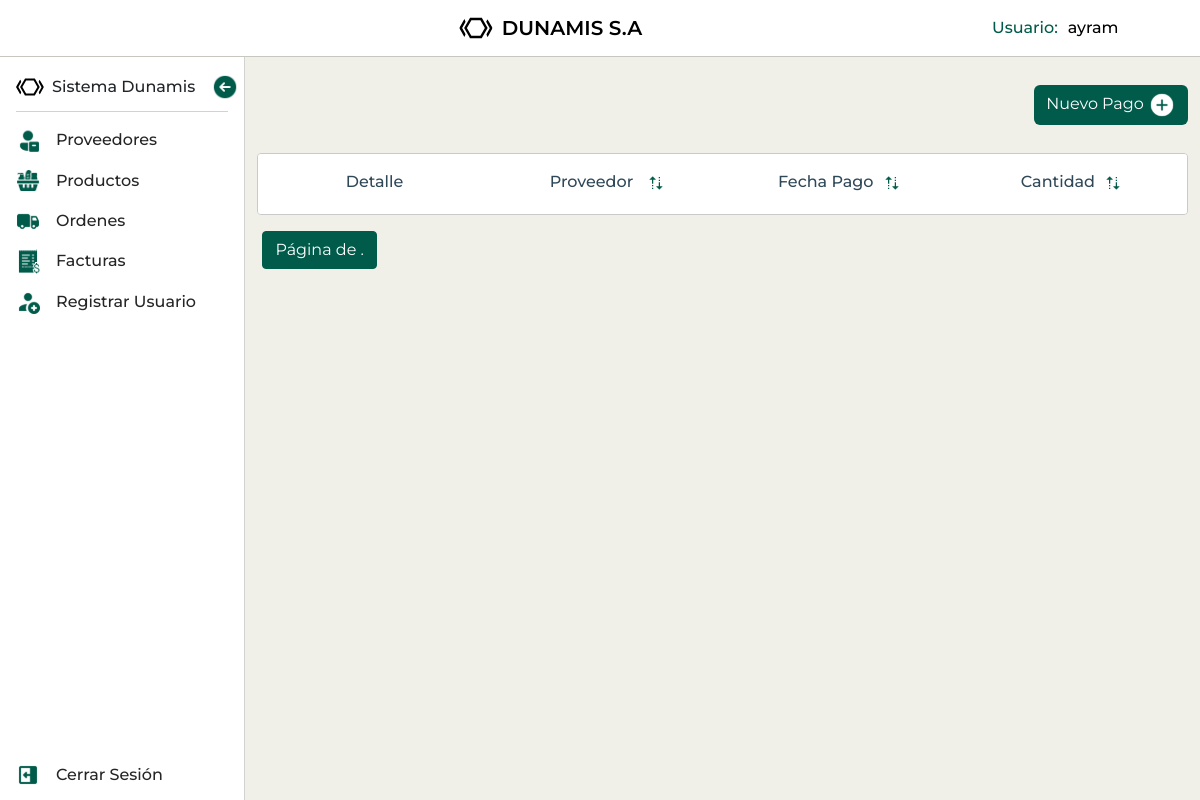
The app's page /proveedores/pagos/ (signed in), older data.
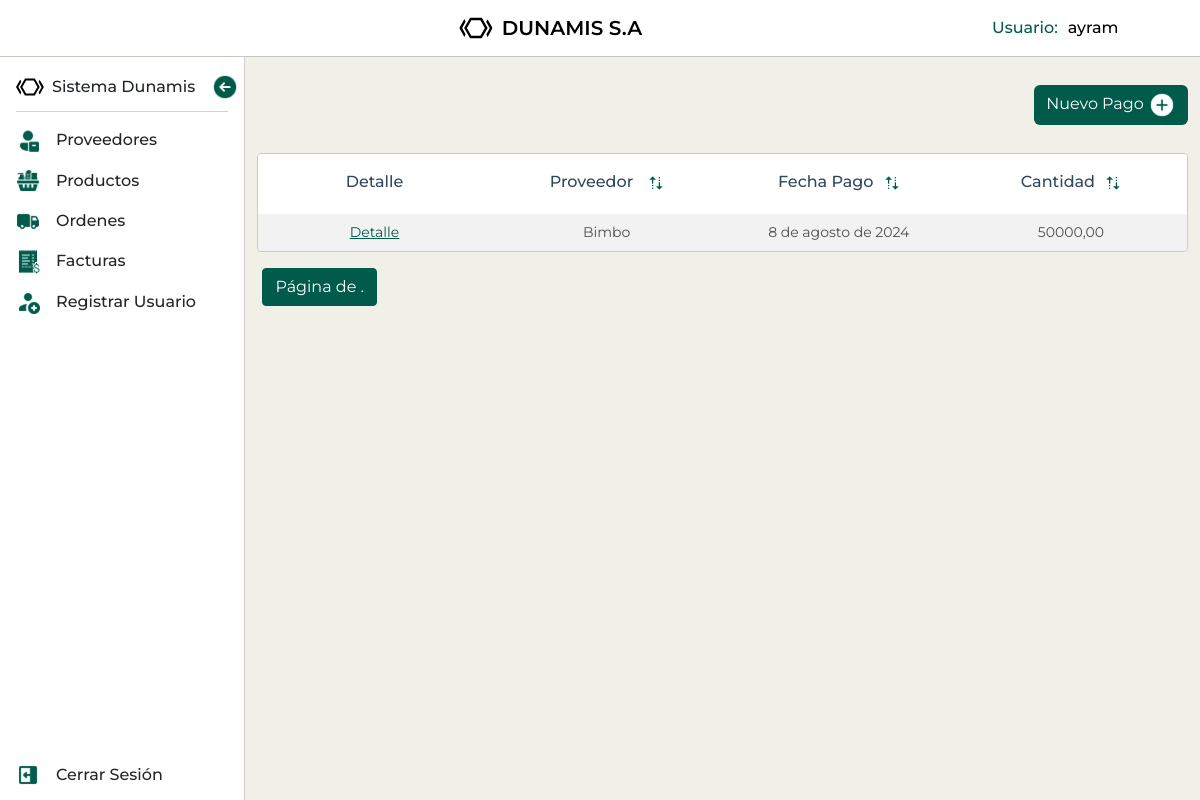
The same page, newer data.
### mod_ventas/sub_mod_proveedores/models.py (models this page shows, shortened)
class PagoProveedor(models.Model):
    proveedor = models.ForeignKey(Proveedor, on_delete=models.CASCADE, related_name='pagos', default='')
    fecha_pago = models.DateField(auto_now_add=True)
    cantidad = models.DecimalField(max_digits=10, decimal_places=2, validators=[MinValueValidator(0)], default=0)
    descripcion = models.TextField(blank=True, null=True, default='')

class Proveedor(models.Model):
    nombre = models.CharField(max_length=150)
    correo = models.EmailField(default='')
    numero_telefonico = models.IntegerField(default=0)
    tiempo_despacho_aprox = models.IntegerField(validators=[MinValueValidator(1)], default=0)
    saldo_adeudado = models.DecimalField(max_digits=10, decimal_places=2, default=0.00, validators=[MinValueValidator(0)])
    activo = models.BooleanField(default=True)
    slug = models.SlugField(default='', null=False)

### mod_ventas/sub_mod_proveedores/views.py (the view)
# urls.py: path('pagos/', PagoProveedorListView.as_view(), name='pago_list'),
class PagoProveedorListView(LoginRequiredMixin, ListView):
    model = PagoProveedor
    template_name = 'sub_mod_proveedores/pago_list.html'
    context_object_name = 'pagos'

### mod_ventas/sub_mod_proveedores/templates/sub_mod_proveedores/pago_list.html (shortened to what this page needs)
{% extends "base.html" %}
{% load static %}
{% block content %}
    <section class="list-container">
      <div class="buttons-container">
      	<a  class="btn d-inline" href="{% url 'pago_nuevo' %}">
          Nuevo Pago
          <img class="btn-icon" src="{% static 'icons/Add.svg' %}" alt="icono de pago">
        </a>
      </div>
      <section class="bottom-section d-flex justify-content-center">
        <div class="table-responsive">
          <table id="pagoTable" class="table table-striped provider-table">
            <thead>
              <tr class="table-header">
                <th scope="col">Detalle</th>
                <th scope="col">Proveedor <img src="{% static 'icons/sort-icon.png' %}" alt="sort"></th>
                <th scope="col">Fecha Pago<img src="{% static 'icons/sort-icon.png' %}" alt="sort"></th>
                <th scope="col">Cantidad<img src="{% static 'icons/sort-icon.png' %}" alt="sort"></th>
              </tr>
            </thead>
          	<tbody>
              {% for pago in pagos %}
              <tr>
              	<td><p><a href="{% url 'pago_detalle' pago.id %}">Detalle<a></p></td>
                <td><p>{{ pago.proveedor.nombre }}</p></td>
                <td><p>{{ pago.fecha_pago }}</p></td>
                <td><p>{{ pago.cantidad }}</p></td>
              </tr>
              {% endfor %}
            </tbody>
          </table>
          <div class="pagination">
            <span class="step-links">
            <span class="current">
              Página {{ page_obj.number }} de {{ page_obj.paginator.num_pages }}.
            </span>
            </span>
          </div>
        </div>
        </section>
      </section>
{% endblock %}

Row changes from the older to the newer data that the page shows:
added PagoProveedor: proveedor.nombre "Bimbo", fecha_pago "8 de agosto de 2024", cantidad "50000,00"
